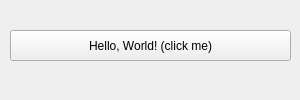
<?xml version="1.0" encoding="UTF-8"?>
<ui version="4.0">
 <class>MainWindow</class>
 <widget class="QMainWindow" name="MainWindow">
  <property name="geometry">
   <rect>
    <x>0</x>
    <y>0</y>
    <width>300</width>
    <height>100</height>
   </rect>
  </property>
  <property name="sizePolicy">
   <sizepolicy hsizetype="Fixed" vsizetype="Fixed">
    <horstretch>0</horstretch>
    <verstretch>0</verstretch>
   </sizepolicy>
  </property>
  <property name="windowTitle">
   <string>FE</string>
  </property>
  <widget class="QWidget" name="centralwidget">
   <widget class="QPushButton" name="pushButton">
    <property name="geometry">
     <rect>
      <x>10</x>
      <y>30</y>
      <width>281</width>
      <height>31</height>
     </rect>
    </property>
    <property name="sizePolicy">
     <sizepolicy hsizetype="Fixed" vsizetype="Fixed">
      <horstretch>0</horstretch>
      <verstretch>0</verstretch>
     </sizepolicy>
    </property>
    <property name="text">
     <string>Hello, World! (click me)</string>
    </property>
   </widget>
  </widget>
 </widget>
 <resources/>
 <connections/>
</ui>
